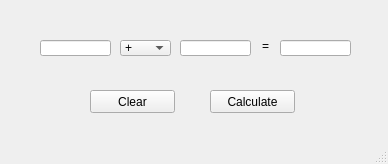
<?xml version="1.0" encoding="UTF-8"?>
<ui version="4.0">
 <class>MainWindow</class>
 <widget class="QMainWindow" name="MainWindow">
  <property name="geometry">
   <rect>
    <x>0</x>
    <y>0</y>
    <width>388</width>
    <height>164</height>
   </rect>
  </property>
  <property name="windowTitle">
   <string>MainWindow</string>
  </property>
  <widget class="QWidget" name="centralwidget">
   <widget class="QLineEdit" name="input1">
    <property name="geometry">
     <rect>
      <x>40</x>
      <y>40</y>
      <width>71</width>
      <height>16</height>
     </rect>
    </property>
   </widget>
   <widget class="QLineEdit" name="input2">
    <property name="geometry">
     <rect>
      <x>180</x>
      <y>40</y>
      <width>71</width>
      <height>16</height>
     </rect>
    </property>
   </widget>
   <widget class="QComboBox" name="comboBox">
    <property name="geometry">
     <rect>
      <x>120</x>
      <y>40</y>
      <width>51</width>
      <height>16</height>
     </rect>
    </property>
    <item>
     <property name="text">
      <string>+</string>
     </property>
    </item>
    <item>
     <property name="text">
      <string>-</string>
     </property>
    </item>
    <item>
     <property name="text">
      <string>*</string>
     </property>
    </item>
    <item>
     <property name="text">
      <string>/</string>
     </property>
    </item>
   </widget>
   <widget class="QLabel" name="label">
    <property name="geometry">
     <rect>
      <x>262</x>
      <y>38</y>
      <width>31</width>
      <height>16</height>
     </rect>
    </property>
    <property name="text">
     <string>=</string>
    </property>
   </widget>
   <widget class="QLineEdit" name="result">
    <property name="geometry">
     <rect>
      <x>280</x>
      <y>40</y>
      <width>71</width>
      <height>16</height>
     </rect>
    </property>
   </widget>
   <widget class="QPushButton" name="Button_clear">
    <property name="geometry">
     <rect>
      <x>90</x>
      <y>90</y>
      <width>85</width>
      <height>23</height>
     </rect>
    </property>
    <property name="text">
     <string>Clear</string>
    </property>
   </widget>
   <widget class="QPushButton" name="Button_Calculate">
    <property name="geometry">
     <rect>
      <x>210</x>
      <y>90</y>
      <width>85</width>
      <height>23</height>
     </rect>
    </property>
    <property name="text">
     <string>Calculate</string>
    </property>
   </widget>
  </widget>
  <widget class="QMenuBar" name="menubar">
   <property name="geometry">
    <rect>
     <x>0</x>
     <y>0</y>
     <width>388</width>
     <height>21</height>
    </rect>
   </property>
  </widget>
  <widget class="QStatusBar" name="statusbar"/>
 </widget>
 <resources/>
 <connections>
  <connection>
   <sender>Button_clear</sender>
   <signal>clicked()</signal>
   <receiver>input1</receiver>
   <slot>clear()</slot>
   <hints>
    <hint type="sourcelabel">
     <x>140</x>
     <y>121</y>
    </hint>
    <hint type="destinationlabel">
     <x>73</x>
     <y>74</y>
    </hint>
   </hints>
  </connection>
  <connection>
   <sender>Button_clear</sender>
   <signal>clicked()</signal>
   <receiver>input2</receiver>
   <slot>clear()</slot>
   <hints>
    <hint type="sourcelabel">
     <x>136</x>
     <y>121</y>
    </hint>
    <hint type="destinationlabel">
     <x>221</x>
     <y>68</y>
    </hint>
   </hints>
  </connection>
  <connection>
   <sender>Button_clear</sender>
   <signal>clicked()</signal>
   <receiver>result</receiver>
   <slot>clear()</slot>
   <hints>
    <hint type="sourcelabel">
     <x>167</x>
     <y>129</y>
    </hint>
    <hint type="destinationlabel">
     <x>319</x>
     <y>75</y>
    </hint>
   </hints>
  </connection>
 </connections>
</ui>
